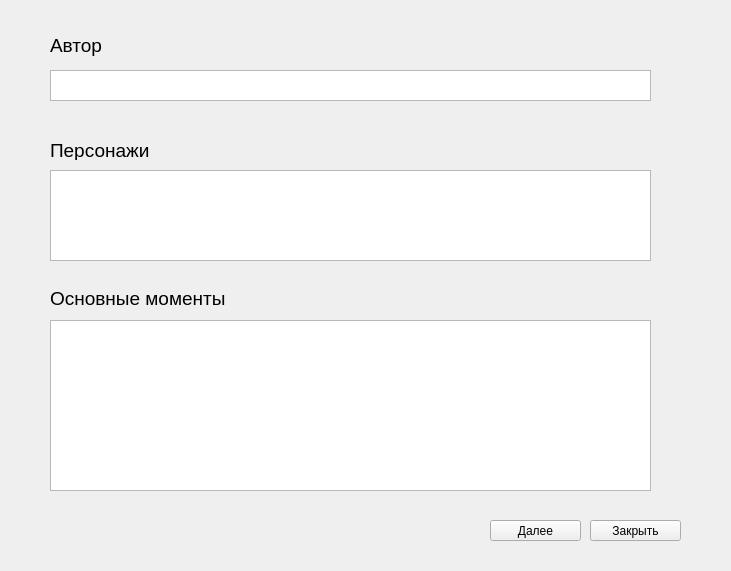
<?xml version="1.0" encoding="UTF-8"?>
<ui version="4.0">
 <class>widget</class>
 <widget class="QWidget" name="widget">
  <property name="geometry">
   <rect>
    <x>0</x>
    <y>0</y>
    <width>731</width>
    <height>571</height>
   </rect>
  </property>
  <property name="windowTitle">
   <string>Информация по</string>
  </property>
  <widget class="QLabel" name="label">
   <property name="geometry">
    <rect>
     <x>50</x>
     <y>30</y>
     <width>171</width>
     <height>31</height>
    </rect>
   </property>
   <property name="font">
    <font>
     <pointsize>14</pointsize>
    </font>
   </property>
   <property name="text">
    <string>Автор</string>
   </property>
  </widget>
  <widget class="QPlainTextEdit" name="authorText">
   <property name="enabled">
    <bool>true</bool>
   </property>
   <property name="geometry">
    <rect>
     <x>50</x>
     <y>70</y>
     <width>601</width>
     <height>31</height>
    </rect>
   </property>
   <property name="readOnly">
    <bool>false</bool>
   </property>
  </widget>
  <widget class="QLabel" name="label_2">
   <property name="geometry">
    <rect>
     <x>50</x>
     <y>140</y>
     <width>241</width>
     <height>20</height>
    </rect>
   </property>
   <property name="font">
    <font>
     <pointsize>14</pointsize>
    </font>
   </property>
   <property name="text">
    <string>Персонажи</string>
   </property>
  </widget>
  <widget class="QPlainTextEdit" name="charactersText">
   <property name="geometry">
    <rect>
     <x>50</x>
     <y>170</y>
     <width>601</width>
     <height>91</height>
    </rect>
   </property>
  </widget>
  <widget class="QLabel" name="label_3">
   <property name="geometry">
    <rect>
     <x>50</x>
     <y>290</y>
     <width>191</width>
     <height>16</height>
    </rect>
   </property>
   <property name="font">
    <font>
     <pointsize>14</pointsize>
    </font>
   </property>
   <property name="text">
    <string>Основные моменты</string>
   </property>
  </widget>
  <widget class="QPlainTextEdit" name="keyPointsText">
   <property name="geometry">
    <rect>
     <x>50</x>
     <y>320</y>
     <width>601</width>
     <height>171</height>
    </rect>
   </property>
  </widget>
  <widget class="QPushButton" name="nextWidBtn">
   <property name="geometry">
    <rect>
     <x>490</x>
     <y>520</y>
     <width>91</width>
     <height>21</height>
    </rect>
   </property>
   <property name="text">
    <string>Далее</string>
   </property>
  </widget>
  <widget class="QPushButton" name="closeBtn">
   <property name="geometry">
    <rect>
     <x>590</x>
     <y>520</y>
     <width>91</width>
     <height>21</height>
    </rect>
   </property>
   <property name="text">
    <string>Закрыть</string>
   </property>
  </widget>
 </widget>
 <resources/>
 <connections/>
</ui>
